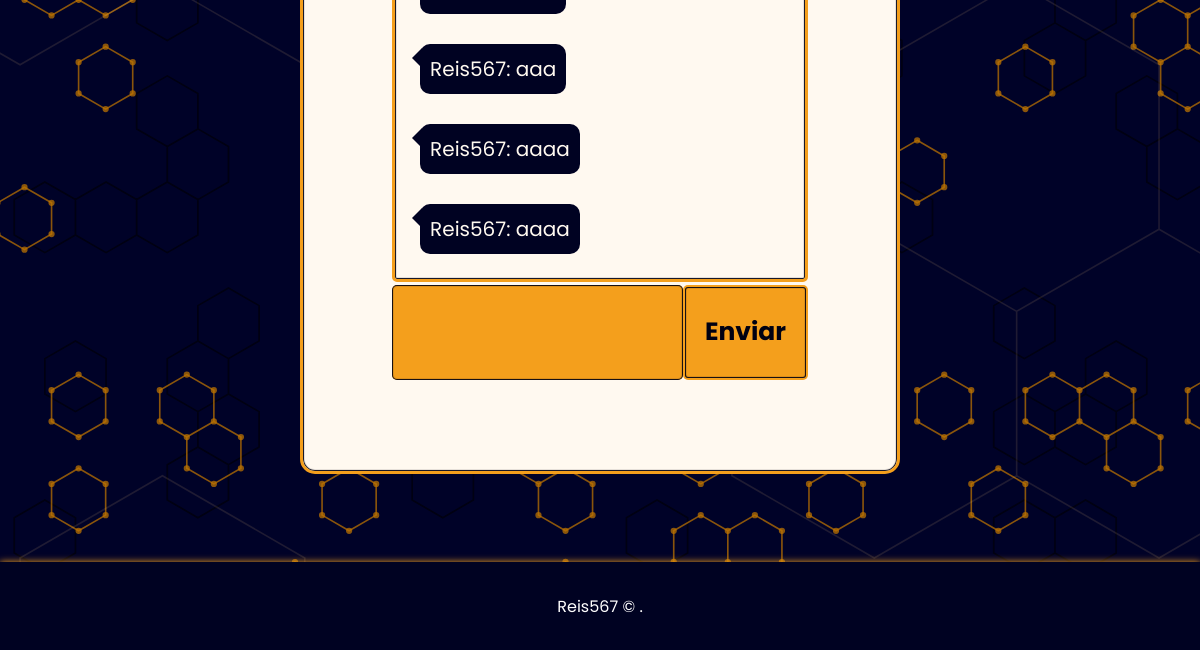
/chat/room/botafogodefuteboleregatas/ (signed in, lower part), run on an earlier commit of the app's database.
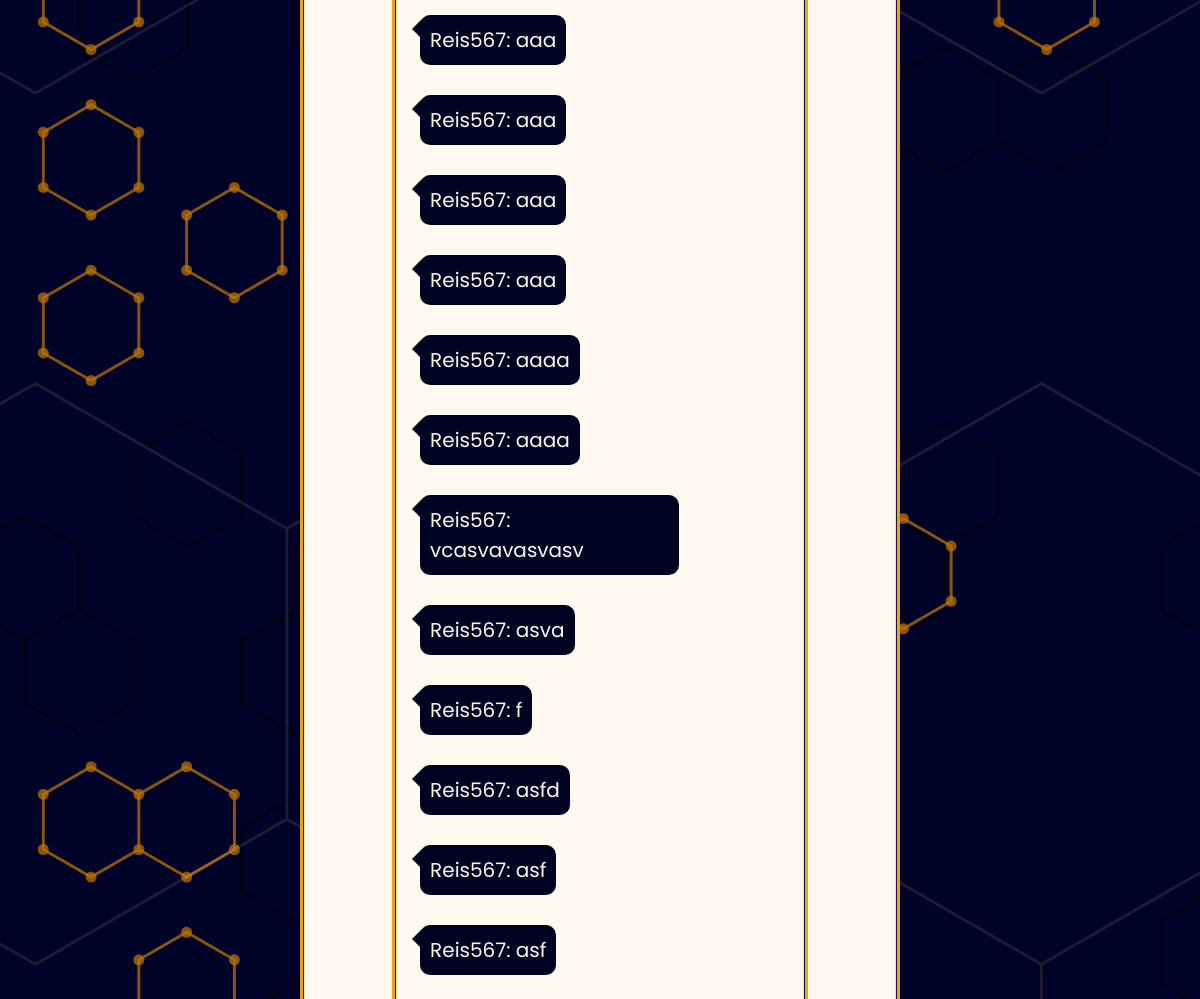
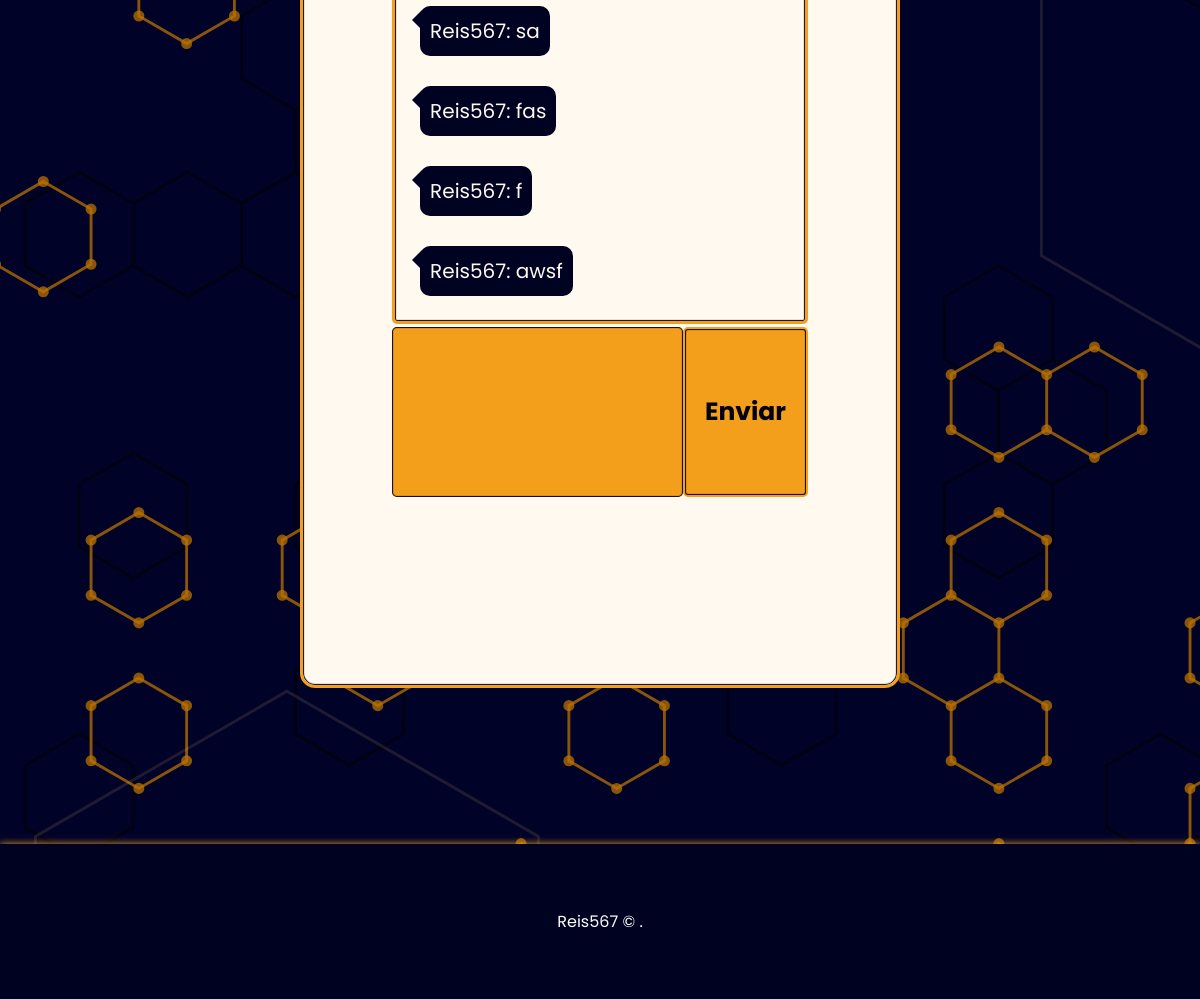
And on a later commit of the database (2 pictures, top to bottom).
### chat/models.py (models this page shows)
class Message(models.Model):
    class Meta:
        verbose_name = 'Mensagem'
        verbose_name_plural = 'Mensagens'
    content = models.TextField()
    user = models.ForeignKey(User, on_delete=models.CASCADE)
    room = models.ForeignKey(Room, on_delete=models.CASCADE)
    created_on = models.DateTimeField(auto_now_add=True)
    def __str__(self):
        return f'{self.user.username}: {self.content}'  # Retorna o nome do usuário e o conteúdo da mensagem

### chat/views.py (the view)
# urls.py: path('room/<str:slug>/',views.room, name='room'),
@login_required
def room(request, slug):
    try:
        room_name = Room.objects.get(slug=slug).name
        messages = Message.objects.filter(room=Room.objects.get(slug=slug))
    except Room.DoesNotExist:
        return HttpResponse("A sala não existe.", status=404)
    return render(request,
                  "room.html",
            {
                "room_name":room_name,
                "slug":slug,
                'messages':messages})

### templates/room.html (shortened to what this page needs)
{% extends "base.html" %}
{% block content %}
<section class="chat_room">
      <div class="chat_room-content">
            <div class="chat_room-messages" id="id_chat_item_container" style="font-size: 20px">
                {% if messages %}
                    {% for message in messages %}
                        <span class="{% if message.user.username == request.user.username %}chat_room-balao-eu{% else %}chat_room-balao-ele{% endif %}">
                          {{message}}
                        </span>
                    {% endfor %}
                {% endif %}
            </div>
            <div class="chat_room-actions">
                  <input type="text" id="id_message_send_input" />
                  <button type="submit" id="id_message_send_button">Enviar</button>
            </div>
      </div>
</section>
{% endblock %}

### templates/base.html (shortened to what this page needs)
{% load static %}
<!DOCTYPE html>
    <html>
    <head>
        <link rel="stylesheet"  href="{% static 'css/reset.css' %}">
        <link rel="stylesheet"  href="{% static 'css/style.css' %}">
    </head>
    <body>
            {% block content %}{% endblock %}
        <footer class="footer">
            <p><a href="https://github.com/reis567" target="_blank">Reis567</a> &copy; {{ year }}.</p>
        </footer>
    </body>
    </html>

### static/css/style.css (style rules this page uses)
:root { --prim-cl: #050850; --prim-stgr:#000222; --sec-cl: #F49F1C; --sec-stgr: #fbbd5f; --black:#000112; --white:#fff9f0; --ylw-shd: 0px 0px 10px var(--sec-cl); --ylw-shd-ltr: 0px 0px 7px var(--sec-cl); }
body { background-image: url('/static/img/bg.svg'); background-size: cover; width: 100%; height: 100%; font-family: 'Poppins', sans-serif; }
.footer { position: fixed; bottom: 0; width: 100%; height: 5vh; background-color: var(--prim-stgr); display: flex; justify-content: center; align-items: center; color: white; box-shadow: var(--ylw-shd-ltr); }
.footer a { color: white; transition: .5s; }
.chat_room { height: 100vh; width: 100vw; display: flex; justify-content: center; align-items: center; flex-direction: column; }
.chat_room-content { background: var(--white); width: 50%; height: 80%; display: flex; justify-content: center; align-items: center; flex-direction: column; color: var(--black); border: 3px solid var(--sec-cl); border-radius: 15px; box-shadow: var(--ylw-shd); box-shadow: inset 0 0 1px 1px var(--black); }
.chat_room-messages { width: 70%; height: 75%; display: flex; flex-direction: column; padding: 20px; gap: 20px; overflow-y: scroll; background: var(--white); border-radius: 5px; border: 3px solid var(--sec-cl); box-shadow: inset 0 0 1px 1px var(--black); }
.chat_room-messages { scrollbar-width: thin; scrollbar-color: var(--sec-stgr); }
.chat_room-actions { width: 70%; padding-top: 3px; display: flex; outline: none; height: 7%; }
.chat_room-actions input { width: 70%; background: var(--sec-cl); box-shadow: inset 0 0 1px 1px var(--black); border-radius: 5px; color: var(--black); font-weight: bolder; padding-left: 10px; }
.chat_room-actions button { cursor: pointer; font-weight: bolder; width: 30%; background: var(--sec-cl); border: 2px solid transparent; border-radius: 5px; color: var(--black); font-size: 25px; box-shadow: inset 0 0 1px 1px var(--black); }
.chat_room-balao-ele { background: var(--prim-stgr); align-self: flex-start; border-radius: 10px; position: relative; padding: 10px; display: inline-block; max-width: 70%; word-wrap: break-word; margin: 5px; color: var(--white); }
.chat_room-balao-ele::before { content: ''; position: absolute; border-left: 10px solid transparent; border-right: 10px solid var(--prim-stgr); border-top: 10px solid transparent; border-bottom: 10px solid transparent; top: 4px; left: -18px; }

What changed in the data, as far as the page shows it:
now on this page (row unchanged): Message: user+content "Reis567: aaa"
now on this page (row unchanged): Message: user+content "Reis567: aaa"
now on this page (row unchanged): Message: user+content "Reis567: aaa"
added Message: user+content "Reis567: vcasvavasvasv"
added Message: user+content "Reis567: asva"
added Message: user+content "Reis567: f"
added Message: user+content "Reis567: asfd"
added Message: user+content "Reis567: asf"
added Message: user+content "Reis567: asf"
added Message: user+content "Reis567: sa"
added Message: user+content "Reis567: fas"
added Message: user+content "Reis567: f"
added Message: user+content "Reis567: awsf"
